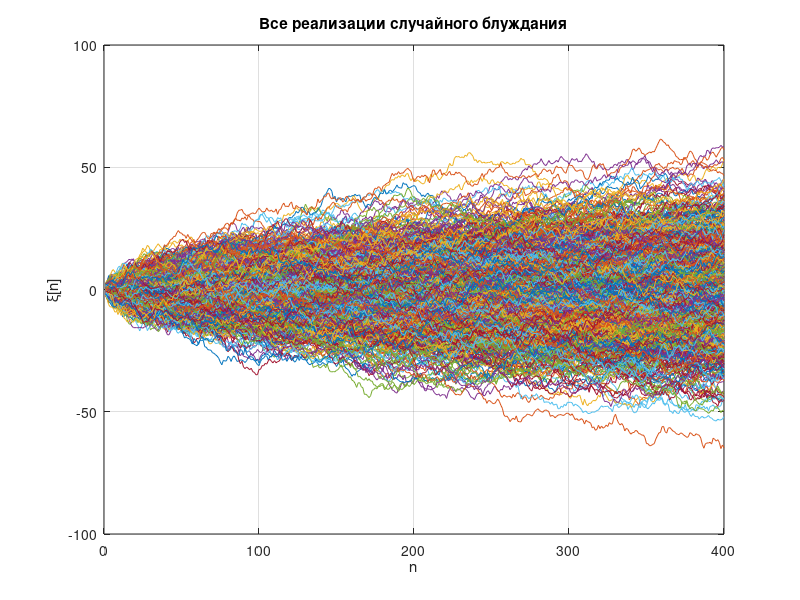
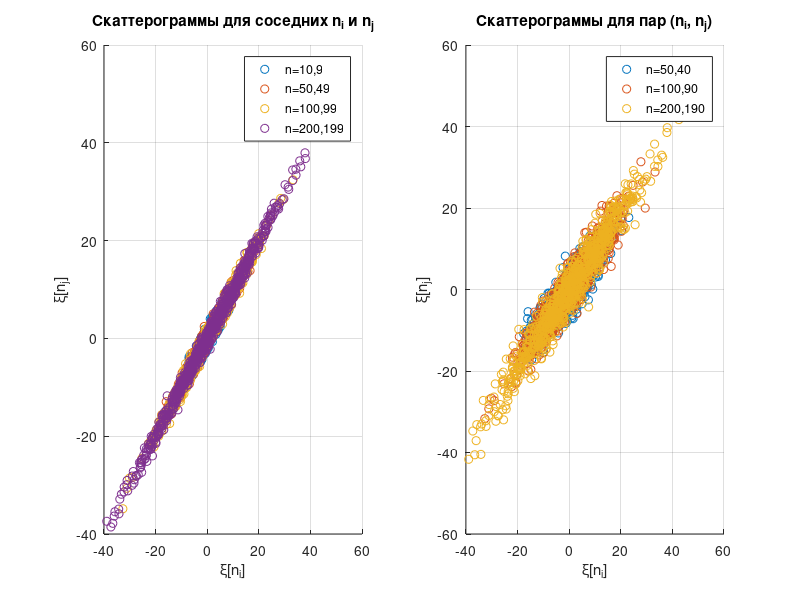
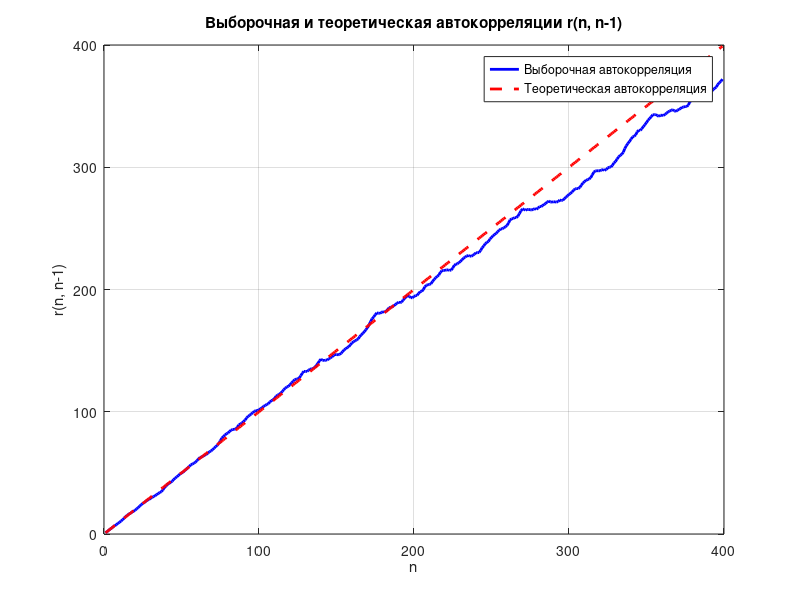

The MATLAB script that drew these images, in order:
% Параметры
N = 400;     % Длина процесса
K = 800;     % Количество реализаций
mu = 0;      % Среднее белого шума
sigma = 1;   % СКО белого шума

% Генерация белого шума
omega = mu + sigma * randn(N, K);

% Инициализация процесса случайного блуждания
X = zeros(N, K);
X(1, :) = omega(1, :);  % Начальное значение

% Заполнение процесса случайного блуждания по уравнению (2.2)
for n = 2:N
    X(n, :) = X(n-1, :) + omega(n, :);
end

% Построение всех реализаций на одном полотне
figure;
plot(1:N, X);
xlabel('n');
ylabel('\xi[n]');
title('Все реализации случайного блуждания');
grid on;

% Скаттерограммы для пар (ni, nj)
ni_nj_pairs_1 = [10, 9; 50, 49; 100, 99; 200, 199];
ni_nj_pairs_2 = [50, 40; 100, 90; 200, 190];

figure;
subplot(1, 2, 1); % Первый набор пар (соседние значения)
hold on;
for pair = 1:size(ni_nj_pairs_1, 1)
    scatter(X(ni_nj_pairs_1(pair, 1), :), X(ni_nj_pairs_1(pair, 2), :));
end
hold off;
xlabel('\xi[n_i]');
ylabel('\xi[n_j]');
title('Скаттерограммы для соседних n_i и n_j');
legend('n=10,9', 'n=50,49', 'n=100,99', 'n=200,199');
grid on;

subplot(1, 2, 2); % Второй набор пар
hold on;
for pair = 1:size(ni_nj_pairs_2, 1)
    scatter(X(ni_nj_pairs_2(pair, 1), :), X(ni_nj_pairs_2(pair, 2), :));
end
hold off;
xlabel('\xi[n_i]');
ylabel('\xi[n_j]');
title('Скаттерограммы для пар (n_i, n_j)');
legend('n=50,40', 'n=100,90', 'n=200,190');
grid on;

% Рассчет выборочной автокорреляции r(n, n-1)
auto_corr_sample = zeros(N-1, 1);
for n = 2:N
    auto_corr_sample(n-1) = mean(X(n, :) .* X(n-1, :));
end

% Теоретическая автокорреляция r(n, n-1) для случайного блуждания
auto_corr_theory = (sigma^2) * (1:N-1)';

% Построение выборочной и теоретической автокорреляций
figure;
plot(1:N-1, auto_corr_sample, 'b', 'LineWidth', 2);
hold on;
plot(1:N-1, auto_corr_theory, 'r--', 'LineWidth', 2);
xlabel('n');
ylabel('r(n, n-1)');
title('Выборочная и теоретическая автокорреляции r(n, n-1)');
legend('Выборочная автокорреляция', 'Теоретическая автокорреляция');
grid on;
hold off;
